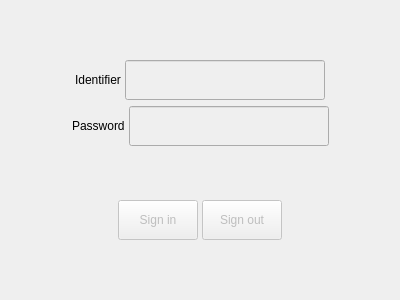
<?xml version="1.0" encoding="UTF-8"?>
<ui version="4.0">
 <class>loginView</class>
 <widget class="QWidget" name="loginView">
  <property name="geometry">
   <rect>
    <x>0</x>
    <y>0</y>
    <width>400</width>
    <height>300</height>
   </rect>
  </property>
  <property name="windowTitle">
   <string>Form</string>
  </property>
  <layout class="QVBoxLayout" name="verticalLayout">
   <item>
    <spacer name="verticalSpacer_2">
     <property name="orientation">
      <enum>Qt::Orientation::Vertical</enum>
     </property>
     <property name="sizeHint" stdset="0">
      <size>
       <width>20</width>
       <height>40</height>
      </size>
     </property>
    </spacer>
   </item>
   <item>
    <layout class="QHBoxLayout" name="horizontalLayout">
     <property name="spacing">
      <number>4</number>
     </property>
     <item>
      <spacer name="horizontalSpacer_6">
       <property name="orientation">
        <enum>Qt::Orientation::Horizontal</enum>
       </property>
       <property name="sizeHint" stdset="0">
        <size>
         <width>40</width>
         <height>20</height>
        </size>
       </property>
      </spacer>
     </item>
     <item>
      <widget class="QLabel" name="label_identifier">
       <property name="text">
        <string>Identifier</string>
       </property>
      </widget>
     </item>
     <item>
      <widget class="QLineEdit" name="identifier">
       <property name="enabled">
        <bool>false</bool>
       </property>
       <property name="minimumSize">
        <size>
         <width>200</width>
         <height>40</height>
        </size>
       </property>
      </widget>
     </item>
     <item>
      <spacer name="horizontalSpacer_7">
       <property name="orientation">
        <enum>Qt::Orientation::Horizontal</enum>
       </property>
       <property name="sizeHint" stdset="0">
        <size>
         <width>40</width>
         <height>20</height>
        </size>
       </property>
      </spacer>
     </item>
    </layout>
   </item>
   <item>
    <layout class="QHBoxLayout" name="horizontalLayout_2">
     <property name="spacing">
      <number>4</number>
     </property>
     <item>
      <spacer name="horizontalSpacer_5">
       <property name="orientation">
        <enum>Qt::Orientation::Horizontal</enum>
       </property>
       <property name="sizeHint" stdset="0">
        <size>
         <width>40</width>
         <height>20</height>
        </size>
       </property>
      </spacer>
     </item>
     <item>
      <widget class="QLabel" name="label_password">
       <property name="text">
        <string>Password</string>
       </property>
      </widget>
     </item>
     <item>
      <widget class="QLineEdit" name="password">
       <property name="enabled">
        <bool>false</bool>
       </property>
       <property name="minimumSize">
        <size>
         <width>200</width>
         <height>40</height>
        </size>
       </property>
       <property name="echoMode">
        <enum>QLineEdit::EchoMode::Password</enum>
       </property>
      </widget>
     </item>
     <item>
      <spacer name="horizontalSpacer_8">
       <property name="orientation">
        <enum>Qt::Orientation::Horizontal</enum>
       </property>
       <property name="sizeHint" stdset="0">
        <size>
         <width>40</width>
         <height>20</height>
        </size>
       </property>
      </spacer>
     </item>
    </layout>
   </item>
   <item>
    <spacer name="verticalSpacer_3">
     <property name="orientation">
      <enum>Qt::Orientation::Vertical</enum>
     </property>
     <property name="sizeHint" stdset="0">
      <size>
       <width>20</width>
       <height>40</height>
      </size>
     </property>
    </spacer>
   </item>
   <item>
    <layout class="QHBoxLayout" name="horizontalLayout_3">
     <property name="spacing">
      <number>4</number>
     </property>
     <item>
      <spacer name="horizontalSpacer_3">
       <property name="orientation">
        <enum>Qt::Orientation::Horizontal</enum>
       </property>
       <property name="sizeHint" stdset="0">
        <size>
         <width>40</width>
         <height>20</height>
        </size>
       </property>
      </spacer>
     </item>
     <item>
      <widget class="QPushButton" name="signinButton">
       <property name="enabled">
        <bool>false</bool>
       </property>
       <property name="minimumSize">
        <size>
         <width>0</width>
         <height>40</height>
        </size>
       </property>
       <property name="text">
        <string>Sign in</string>
       </property>
       <property name="autoDefault">
        <bool>false</bool>
       </property>
       <property name="default">
        <bool>true</bool>
       </property>
       <property name="flat">
        <bool>false</bool>
       </property>
      </widget>
     </item>
     <item>
      <widget class="QPushButton" name="signoutButton">
       <property name="enabled">
        <bool>false</bool>
       </property>
       <property name="minimumSize">
        <size>
         <width>0</width>
         <height>40</height>
        </size>
       </property>
       <property name="text">
        <string>Sign out</string>
       </property>
      </widget>
     </item>
     <item>
      <spacer name="horizontalSpacer_4">
       <property name="orientation">
        <enum>Qt::Orientation::Horizontal</enum>
       </property>
       <property name="sizeHint" stdset="0">
        <size>
         <width>40</width>
         <height>20</height>
        </size>
       </property>
      </spacer>
     </item>
    </layout>
   </item>
   <item>
    <spacer name="verticalSpacer">
     <property name="orientation">
      <enum>Qt::Orientation::Vertical</enum>
     </property>
     <property name="sizeHint" stdset="0">
      <size>
       <width>20</width>
       <height>40</height>
      </size>
     </property>
    </spacer>
   </item>
  </layout>
 </widget>
 <resources/>
 <connections/>
</ui>
